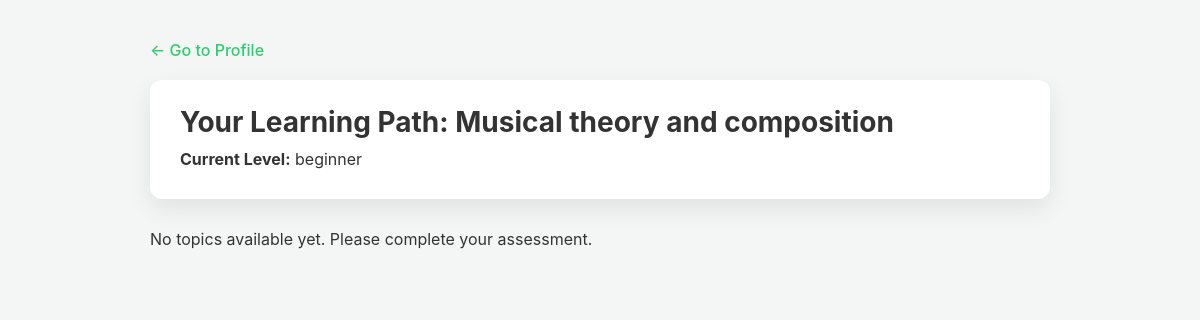
Before: /topics/ (signed in) with the older database file.
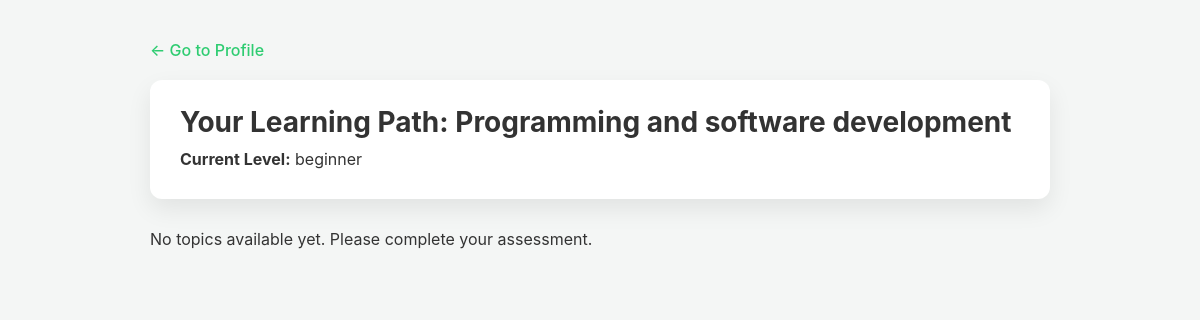
After: the same page with the newer database file.
### users/models.py (models this page shows, shortened)
class LearningProfile(models.Model):
    user = models.OneToOneField(User, on_delete=models.CASCADE)
    visual_learning_score = models.PositiveIntegerField(default=0)
    hands_on_learning_score = models.PositiveIntegerField(default=0)
    reading_learning_score = models.PositiveIntegerField(default=0)
    chosen_subject = models.CharField(max_length=50, choices=SUBJECT_CHOICES)
    assessment_score = models.PositiveIntegerField(default=0, help_text="from 0 to 100")
    difficulty_level = models.CharField(max_length=13, choices=DIFFICULTY_CHOICES, default='beginner')
    difficulty_assessment_completed = models.BooleanField(default=False)
    difficulty_assessment_date = models.DateTimeField(null=True, blank=True)
    registration_step = models.IntegerField(default=1)
    registration_completed = models.BooleanField(default=False)
    learning_pace = models.FloatField(default=0.0, help_text='Lessons completed per week')
    pace_last_calculated = models.DateTimeField(null=True, blank=True)
    created_at = models.DateTimeField(auto_now_add=True)
    updated_at = models.DateTimeField(auto_now=True)

### lessons/views.py (the view)
# urls.py: path('topics/', views.topic_list_view, name='topic_list' ),
@login_required
def topic_list_view(request):
    profile = request.user.learningprofile
    chosen_subject = profile.chosen_subject
    difficulty_level = profile.difficulty_level
    topics = Topic.objects.filter(
        subject = chosen_subject,
        difficulty_level = difficulty_level
    ).order_by('order')
    print("Profile subject:", profile.chosen_subject)
    print("Profile difficulty:", profile.difficulty_level)
    return render(request, 'topic_list.html', {'profile' : profile, 'topics': topics})

### lessons/templates/topic_list.html (shortened to what this page needs)
<!DOCTYPE html>
<html lang="en">
  <head>
  </head>
  <body>
    <div class="container">
      <a href="{% url 'profile_page' %}" class="back-link">← Go to Profile</a>
      <div class="header">
        <h1>Your Learning Path: {{ profile.get_chosen_subject_display }}</h1>
        <p><strong>Current Level:</strong> {{ profile.difficulty_level }}</p>
      </div>
      {% if topics %} {% for topic in topics %}
      <a href="{% url 'topic_detail' topic.id %}">
        <div class="topic-card">
          <div class="topic-number">Topic {{ topic.order }}</div>
          <div class="topic-title">{{ topic.topic_name }}</div>
          <div class="topic-description">{{ topic.description }}</div>
        </div>
      </a>
      {% endfor %} {% else %}
      <p>No topics available yet. Please complete your assessment.</p>
      {% endif %}
    </div>
  </body>
</html>

Changed rows visible on the page:
changed LearningProfile "beginner": chosen_subject "Musical theory and composition" → "Programming and software development"
